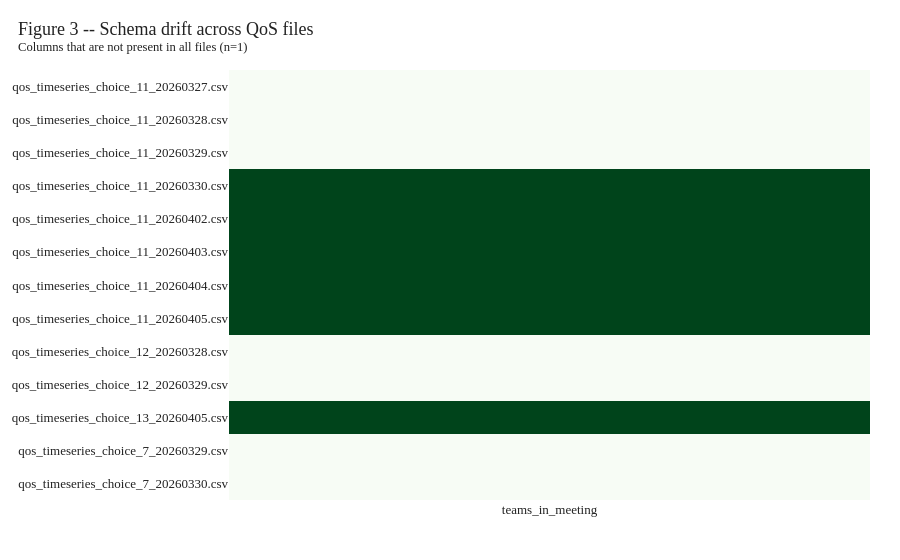

Source (notebook cell):
### Markdown cell above
**Interpretation.** The collection is unevenly distributed across files: a
few captures (`choice_13_20260405`, `choice_11_20260404`, `choice_11_20260403`)
account for the bulk of the rows, while several short files (under 100 rows)
correspond to brief sessions. Zone Z2 dominates the later files, which
matters for the zone-out generalisation split in Section 09.

### Code cell
def schema_drift_matrix(files: list[Path]) -> pd.DataFrame:
    """Reload each raw QoS CSV header and report whether each column is present."""

    rows = []
    for f in files:
        cols = list(pd.read_csv(f, nrows=0).columns)
        rows.append({"file": f.name, **{c: 1 for c in cols}})
    mat = pd.DataFrame(rows).fillna(0).set_index("file")
    return mat


schema_mat = schema_drift_matrix(qos_files)
varying_cols = [c for c in schema_mat.columns if schema_mat[c].nunique() > 1]
print(f"Columns that vary across files: {varying_cols}")

heat = schema_mat[varying_cols] if varying_cols else schema_mat.iloc[:, :5]
fig = px.imshow(
    heat.values,
    x=heat.columns,
    y=heat.index,
    color_continuous_scale="Greens",
    aspect="auto",
    labels=dict(color="present"),
)
style(fig, "Figure 3 -- Schema drift across QoS files",
      f"Columns that are not present in all files (n={len(varying_cols)})")
fig.update_layout(coloraxis_showscale=False)
save_fig(fig, "fig03_schema_drift")
fig.show()

### Figure 1 — Plotly figure (JSON) as saved in the notebook; plotly's stock layout.template omitted (floating-point values rounded to 4 significant figures)
{"data": [{"coloraxis": "coloraxis", "hovertemplate": "x: %{x}<br>y: %{y}<br>present: %{z}<extra></extra>", "name": "0", "type": "heatmap", "x": ["teams_in_meeting"], "xaxis": "x", "y": ["qos_timeseries_choice_11_20260327.csv", "qos_timeseries_choice_11_20260328.csv", "qos_timeseries_choice_11_20260329.csv", "qos_timeseries_choice_11_20260330.csv", "qos_timeseries_choice_11_20260402.csv", "qos_timeseries_choice_11_20260403.csv", "qos_timeseries_choice_11_20260404.csv", "qos_timeseries_choice_11_20260405.csv", "qos_timeseries_choice_12_20260328.csv", "qos_timeseries_choice_12_20260329.csv", "qos_timeseries_choice_13_20260405.csv", "qos_timeseries_choice_7_20260329.csv", "qos_timeseries_choice_7_20260330.csv"], "yaxis": "y", "z": [[0.0], [0.0], [0.0], [1.0], [1.0], [1.0], [1.0], [1.0], [0.0], [0.0], [1.0], [0.0], [0.0]]}], "layout": {"coloraxis": {"colorbar": {"title": {"text": "present"}}, "colorscale": [[0, "rgb(247,252,245)"], [0.125, "rgb(229,245,224)"], [0.25, "rgb(199,233,192)"], [0.375, "rgb(161,217,155)"], [0.5, "rgb(116,196,118)"], [0.625, "rgb(65,171,93)"], [0.75, "rgb(35,139,69)"], [0.875, "rgb(0,109,44)"], [1, "rgb(0,68,27)"]], "showscale": false}, "font": {"color": "#222", "family": "Georgia, serif", "size": 13}, "margin": {"b": 60, "l": 60, "r": 30, "t": 70}, "title": {"text": "Figure 3 -- Schema drift across QoS files<br><sup>Columns that are not present in all files (n=1)</sup>", "x": 0.02, "xanchor": "left"}, "xaxis": {"anchor": "y", "domain": [0, 1]}, "yaxis": {"anchor": "x", "autorange": "reversed", "domain": [0, 1]}}}
